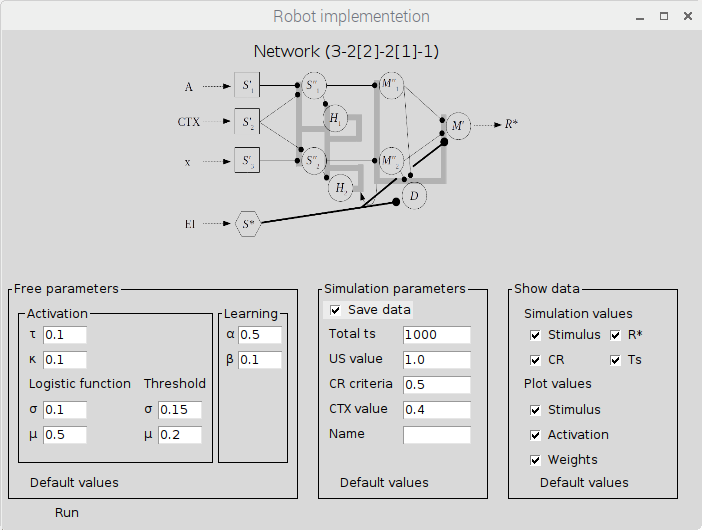

Python code for this plot:
import tkinter as tk
from tkinter import Tk
from matplotlib import pyplot as plt
import numpy as np
import pandas as pd
import os
import PIL.Image

root = Tk()
root.title('Robot implementetion')
root.geometry('700x500+10+10')

def getValues():
    tau = entTau.get()
    kappa = entKappa.get()
    sigma = entSigma.get()
    mean = entMean.get()
    
    alpha = entAlpha.get()
    beta = entBeta.get()
    desvGaussian = entDesvGaussian.get()
    meanGaussian = entMeanGaussian.get()
    
    ts = entTs.get()
    US = entUS.get()
    saveData = varSaveData.get()
    sessionName = entSessionName.get()
    
    showStimulus = varShowStimulus.get()
    showResponse = varShowResponse.get()
    showActivation = varShowActivation.get()
    showTs = varShowTs.get()
    
    plotActivation = varPlotActivation.get()
    plotStimulus = varPlotStimulus.get()
    plotWeights = varPlotWeights.get()
    
    CRCriteria = entCRCriteria.get()
    CTX = entCTX.get()
    
    arrVar =[str(tau), str(kappa), str(sigma), str(mean), str(alpha), str(beta), str(desvGaussian),
             str(meanGaussian), str(ts), str(US), str(saveData), str(sessionName),
             str(showStimulus), str(showResponse), str(showActivation), str(showTs),
             str(plotActivation), str(plotStimulus), str(plotWeights), str(CRCriteria), str(CTX)]

    variablesFile = open('parameters.txt', 'w')
    for i in arrVar:
        variablesFile.write(i+'\n')
    variablesFile.close()
    
    
    #root.destroy()
    os.system("python Over_Net_Artificial_Vision.py")

def setValuesFree():
    entSigma.insert(0,0.1)
    entTau.insert(0,0.1)
    entKappa.insert(0,0.1)
    entMean.insert(0,0.5)
    
    entAlpha.insert(0,0.5)
    entBeta.insert(0,0.1)
    entDesvGaussian.insert(0,0.15)
    entMeanGaussian.insert(0,0.2)

def setValuesSession():
    entTs.insert(0,1000)
    entUS.insert(0,1.0)
    rdbSaveData.select()
    entCRCriteria.insert(0,0.5)
    entCTX.insert(0,0.4)

def setValuesData():
    rdbShowStimulus.select()
    rdbShowResponse.select()
    rdbShowActivation.select()
    rdbShowTs.select()
    
    rdbPlotActivation.select()
    rdbPlotStimulus.select()
    rdbPlotWeights.select()      
#%%----- Canvas -------------------------------
canFreeParameters = tk.Canvas(root, width=290, height=210)
canFreeParameters.create_rectangle(1,1,290,210, width=1)
canFreeParameters.place(x=5, y=258)

canActivationRule = tk.Canvas(root, width=195, height=150)
canActivationRule.create_rectangle(1,1,195,150)
canActivationRule.place(x=15, y=282)

canLearningRule = tk.Canvas(root, width=70, height=150)
canLearningRule.create_rectangle(1,1,70,150, width=1)
canLearningRule.place(x=215, y=282)

canSimulationParameters = tk.Canvas(root, width=170, height=210)
canSimulationParameters.create_rectangle(1,1,170,210, width=1)
canSimulationParameters.place(x=315, y=258)

canShowData = tk.Canvas(root, width=170, height=210)
canShowData.create_rectangle(1,1,170,210, width=1)
canShowData.place(x=505, y=258)
#%%----- Labels -------------------------------
lblNetwork = tk.Label(root, text='Network (3-2[2]-2[1]-1)')
lblNetwork.config(font=15)
lblNetwork.place(x=250, y=10)

lblFreeParameters = tk.Label(root, text='Free parameters')
lblFreeParameters.place(x=10, y=250)

imgNet = tk.PhotoImage(file='red_doctorado_chica.png')
lblNet = tk.Label(root, image=imgNet)
lblNet.place(x=170, y=30)

lblActivation=tk.Label(root, text='Activation')
lblActivation.place(x=23, y=275)

lblLogistic=tk.Label(root, text='Logistic function')
lblLogistic.place(x=25, y=345)

lblTau = tk.Label(root, text='\u03C4')
lblTau.place(x=25, y=295)

lblKappa = tk.Label(root, text='\u03BA')
lblKappa.place(x=25, y=320)

lblSigma = tk.Label(root, text='\u03C3')
lblSigma.place(x=25, y=370)

lblMean = tk.Label(root, text='\u03BC')
lblMean.place(x=25, y=395)

lblLearning=tk.Label(root, text='Learning')
lblLearning.place(x=220, y=275)

lblAlpha=tk.Label(root, text='\u03B1')
lblAlpha.place(x=222, y=295)

lblBeta=tk.Label(root, text='\u03B2')
lblBeta.place(x=222, y=320)

lblGaussian=tk.Label(root, text='Threshold')
lblGaussian.place(x=140, y=345)

lblDesvGaussian=tk.Label(root, text='\u03C3')
lblDesvGaussian.place(x=140, y=370)

lblMeanGaussian = tk.Label(root, text='\u03BC')
lblMeanGaussian.place(x=140, y=395)

lblSimulationParameters = tk.Label(root, text='Simulation parameters')
lblSimulationParameters.place(x=320, y=250)

lblTs = tk.Label(root, text='Total ts')
lblTs.place(x=325, y=295)

lblUS = tk.Label(root, text='US value')
lblUS.place(x=325, y=320)

lblCRCriteria = tk.Label(root, text='CR criteria')
lblCRCriteria.place(x=325, y=345)

lblSessionName = tk.Label(root, text='Name')
lblSessionName.place(x=325, y=395)

lblCTX = tk.Label(root, text='CTX value')
lblCTX.place(x=325, y=370)

lblShowData = tk.Label(root, text='Show data')
lblShowData.place(x=510, y=250)

lblSimulationValues=tk.Label(root, text='Simulation values')
lblSimulationValues.place(x=520, y=275)

lblPlotValues=tk.Label(root, text='Plot values')
lblPlotValues.place(x=520, y=345)
#%%----- Entries -------------------------------
entTau = tk.Entry(root, bd=1, width=5)
entTau.place(x=40, y=295)

entKappa = tk.Entry(root, bd=1, width=5)
entKappa.place(x=40, y=320)

entSigma = tk.Entry(root, bd=1, width=5)
entSigma.place(x=40, y=370)

entMean = tk.Entry(root, bd=1, width=5)
entMean.place(x=40, y=395)

entAlpha = tk.Entry(root, bd = 1, width=5)
entAlpha.place(x=235, y=295)

entBeta = tk.Entry(root, bd = 1, width=5)
entBeta.place(x=235, y=320)

entDesvGaussian = tk.Entry(root, bd = 1, width=5)
entDesvGaussian.place(x=155, y=370)

entMeanGaussian = tk.Entry(root, bd = 1, width=5)
entMeanGaussian.place(x=155, y=395)

entTs = tk.Entry(root, bd = 1, width=8)
entTs.place(x=400, y=295)

entUS = tk.Entry(root, bd = 1, width=8)
entUS.place(x=400, y=320)

entSessionName = tk.Entry(root, bd = 1, width=8)
entSessionName.place(x=400, y=395)

entCRCriteria = tk.Entry(root, bd = 1, width=8)
entCRCriteria.place(x=400, y=345)

entCTX = tk.Entry(root, bd = 1, width=8)
entCTX.place(x=400, y=370)
#%%----- Checkbuttons----------------------------
varSaveData = tk.IntVar()
varShowStimulus = tk.IntVar()
varShowResponse = tk.IntVar()
varShowActivation = tk.IntVar()
varShowTs = tk.IntVar()

varPlotStimulus = tk.IntVar()
varPlotActivation = tk.IntVar()
varPlotWeights = tk.IntVar()
rdbSaveData = tk.Checkbutton(root, text=' Save data', variable=varSaveData, onvalue=1, offvalue=0)
rdbSaveData.place(x=320, y=270)

rdbShowStimulus = tk.Checkbutton(root, text=' Stimulus', variable=varShowStimulus, onvalue=1, offvalue=0)
rdbShowStimulus.place(x=520, y=295)

rdbShowResponse = tk.Checkbutton(root, text=' CR', variable=varShowResponse, onvalue=1, offvalue=0)
rdbShowResponse.place(x=520, y=320)

rdbShowActivation = tk.Checkbutton(root, text=' R*', variable=varShowActivation, onvalue=1, offvalue=0)
rdbShowActivation.place(x=600, y=295)

rdbShowTs = tk.Checkbutton(root, text=' Ts', variable=varShowTs, onvalue=1, offvalue=0)
rdbShowTs.place(x=600, y=320)

rdbPlotStimulus = tk.Checkbutton(root, text=' Stimulus', variable=varPlotStimulus, onvalue=1, offvalue=0)
rdbPlotStimulus.place(x=520, y=370)

rdbPlotActivation = tk.Checkbutton(root, text=' Activation', variable=varPlotActivation, onvalue=1, offvalue=0)
rdbPlotActivation.place(x=520, y=395)

rdbPlotWeights = tk.Checkbutton(root, text=' Weights', variable=varPlotWeights, onvalue=1, offvalue=0)
rdbPlotWeights.place(x=520, y=420)
#%%----- Buttons -------------------------------
btnDefaultFree = tk.Button(root, text='Default values', bd=0, command=setValuesFree)
btnDefaultFree.place(x=15, y=440)

btnDefaultSession = tk.Button(root, text='Default values', bd=0, command=setValuesSession)
btnDefaultSession.place(x=325, y=440)

btnDefaultData = tk.Button(root, text='Default values', bd=0, command=setValuesData)
btnDefaultData.place(x=525, y=440)

btnRunExperiment = tk.Button(root, text='Run', bd=0, command=getValues)
btnRunExperiment.place(x=40, y=470)

setValuesFree()
setValuesSession()
setValuesData()

root.mainloop()
